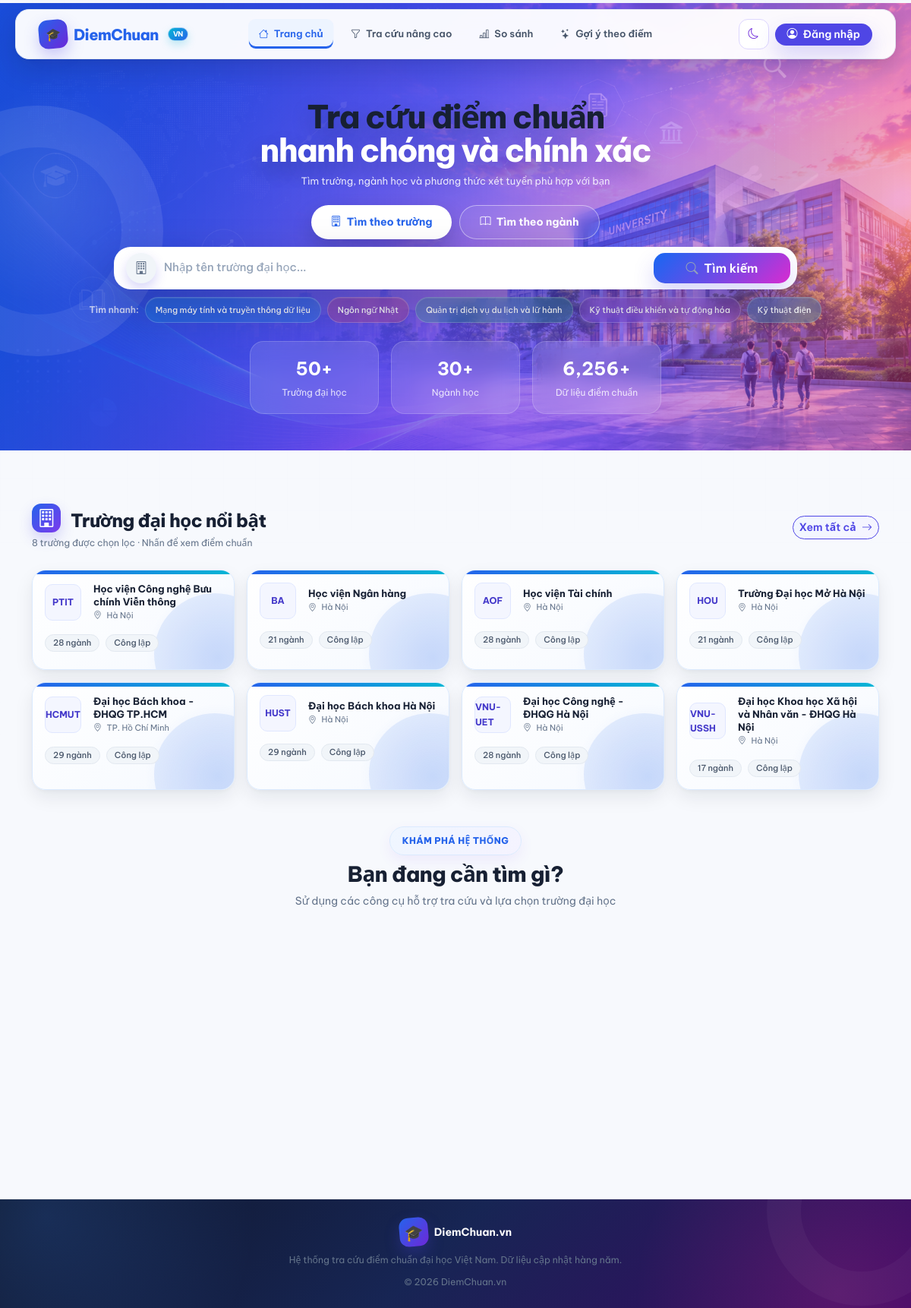
The page / on the database its author committed.
### tables this page shows
CREATE TABLE `majors` (
  `major_id` int(11) NOT NULL,
  `major_name` varchar(255) NOT NULL,
  `major_code` varchar(50) DEFAULT NULL
);

CREATE TABLE `universities` (
  `university_id` int(11) NOT NULL,
  `university_name` varchar(255) NOT NULL,
  `university_code` varchar(50) DEFAULT NULL,
  `province` varchar(100) DEFAULT NULL,
  `address` varchar(255) DEFAULT NULL,
  `website` varchar(255) DEFAULT NULL,
  `description` text DEFAULT NULL,
  `school_type` varchar(50) DEFAULT NULL,
  `is_featured` tinyint(1) DEFAULT 0,
  `logo` varchar(255) DEFAULT NULL
);

### index.php (the view, shortened to what the rows shown need)
<?php
require_once 'includes/header.php';
$db      = getDB();
$q       = trim($_GET['q'] ?? '');
$mid     = (int)($_GET['major'] ?? 0);
$method  = trim($_GET['method'] ?? '');
$year = (int)($_GET['year'] ?? 0);
$tab     = isset($_GET['major']) ? 'major' : 'uni';
$showAll = ($_GET['show_all'] ?? '') === '1';
$isHome  = $q === '' && $mid === 0;
$methods = [
    'THPT' => [
        'label' => 'Thi THPT',
        'color' => 'primary'
    ],
    'HocBa' => [
        'label' => 'Học bạ',
        'color' => 'success'
    ],
    'TongHop' => [
        'label' => 'Tổng hợp',
        'color' => 'warning'
    ],
    'DGNL' => [
        'label' => 'Đánh giá NL',
        'color' => 'info'
    ]
];
$popularMajors = $db->query("
    SELECT
        m.major_id,
        m.major_name,
        COUNT(s.score_id) AS total_scores
    FROM majors m
    LEFT JOIN admission_scores s
        ON m.major_id = s.major_id
    GROUP BY m.major_id, m.major_name
    ORDER BY total_scores DESC, m.major_name ASC
    LIMIT 5
")->fetchAll();
$majorResults = [];
$majorName    = '';
$featuredUnis   = [];
if ($isHome) {
    $featuredFilter = $showAll ? '' : 'WHERE u.is_featured = 1';
$featuredLimit = $showAll ? '' : 'LIMIT 8';
        $featuredUnis = $db->query("
            SELECT
                u.university_id,
                u.university_name,
                u.university_code,
                u.province,
                u.school_type,
                COUNT(DISTINCT s.major_id) AS mcnt
            FROM universities u
            LEFT JOIN admission_scores s
                ON u.university_id = s.university_id
            $featuredFilter
            GROUP BY
                u.university_id,
                u.university_name,
                u.university_code,
                u.province,
                u.school_type
            ORDER BY u.university_name ASC
            $featuredLimit
        ")->fetchAll();
}
function uni_code_box($code, $name, $length = 4)
{
    $code = trim((string)$code);
    return $code !== ''
        ? $code
        : mb_substr(trim((string)$name), 0, $length, 'UTF-8');
}
function render_uni_card(array $university)
{
    ?>
    <div class="col-6 col-md-4 col-lg-3">
        <a
            href="<?= url('university.php?id=' . $university['university_id']) ?>"
            class="uni-card h-100 text-decoration-none"
        >
            <div class="d-flex align-items-center gap-3 mb-3">
                <div
                    class="uni-logo flex-shrink-0 d-flex align-items-center justify-content-center"
                    style="width:48px;height:48px;font-size:12px;font-weight:700"
                >
                    <?= e(uni_code_box(
                        $university['university_code'] ?? '',
                        $university['university_name'] ?? '',
                        4
                    )) ?>
                </div>
                <div class="overflow-hidden">
                    <div
                        class="fw-bold text-dark"
                        style="font-size:13px;line-height:1.3"
                    >
                        <?= e($university['university_name']) ?>
                    </div>
                    <div class="text-muted" style="font-size:11px">
                        <i class="bi bi-geo-alt me-1"></i>
                        <?= e($university['province']) ?>
                    </div>
                </div>
            </div>
            <div class="d-flex gap-2 flex-wrap">
                <span class="chip">
                    <?= (int)$university['mcnt'] ?> ngành
                </span>
                <span class="chip">
                    <?= e($university['school_type']) ?>
                </span>
            </div>
        </a>
    </div>
    <?php
}
?>
<section class="hero home-hero">
    <div class="container position-relative">
        <div class="text-center">
            <h1 class="hero-title mt-3">
                Tra cứu điểm chuẩn<br>
                <span class="home-gradient-text">
                    nhanh chóng và chính xác
                </span>
            </h1>
            <?php if (!empty($popularMajors)): ?>
                <div class="popular-searches">
                    <span class="popular-searches-label">Tìm nhanh:</span>
                    <?php foreach ($popularMajors as $major): ?>
                        <button
                            type="button"
                            class="popular-search-btn"
                            data-major-id="<?= (int)$major['major_id'] ?>"
                        >
                            <?= e($major['major_name']) ?>
                        </button>
                    <?php endforeach; ?>
                </div>
            <?php endif; ?>
        </div>
    </div>
</section>
<div class="container py-5">
    <?php if ($mid > 0 && $majorName !== ''): ?>
        <div class="d-flex justify-content-between align-items-center mb-4">
            <div>
                <h4 class="fw-bold mb-1">
                    <i class="bi bi-book me-2 text-primary"></i>
                    Điểm chuẩn ngành
                    <span class="text-primary"><?= e($majorName) ?></span>
                </h4>
                <p class="text-muted small mb-0">
                    <?= count($majorResults) ?> kết quả
                    <?php if (!empty($majorResults)): ?>
                        · Dữ liệu năm <?= e($majorResults[0]['year']) ?><?= $year > 0 ? '' : ' mới nhất' ?>
                    <?php endif; ?>
                    <?php if ($method !== ''): ?>
                        · Phương thức:
                        <span class="text-primary">
                            <?= e($methods[$method]['label'] ?? $method) ?>
                        </span>
                    <?php endif; ?>
                </p>
            </div>
            <a href="<?= url('index.php') ?>" class="btn btn-outline-secondary btn-sm">
                <i class="bi bi-x me-1"></i>
                Xóa tìm kiếm
            </a>
        </div>
        <?php if (empty($majorResults)): ?>
            <div class="empty-state text-center py-5">
                <div class="empty-state-icon">
                    <i class="bi bi-inbox"></i>
                </div>
                <h5 class="mt-3">Chưa có dữ liệu ngành này</h5>
                <a
                    href="<?= url('index.php') ?>"
                    class="btn btn-outline-primary btn-sm mt-2"
                >
                    Quay lại
                </a>
            </div>
        <?php else: ?>
            <div class="card">
                <div class="table-responsive">
                    <table class="table table-hover mb-0 align-middle">
                        <thead>
                            <tr>
                                <th>#</th>
                                <th>Trường đại học</th>
                                <th>Tỉnh/TP</th>
                                <th>Loại trường</th>
                                <th>Tổ hợp</th>
                                <th>Phương thức</th>
                                <th>Điểm chuẩn</th>
                                <th></th>
                            </tr>
                        </thead>
                        <tbody>
                            <?php foreach ($majorResults as $index => $row): ?>
                                <?php
                                $scoreClass = $row['score'] >= 27
                                    ? 'sb-hi'
                                    : ($row['score'] >= 23 ? 'sb-mid' : 'sb-lo');
                                $methodItem  = $methods[$row['method']] ?? null;
                                $methodColor = $methodItem['color'] ?? 'secondary';
                                $methodLabel = $methodItem['label'] ?? $row['method'];
                                ?>
                                <tr>
                                    <td class="text-muted small">
                                        <?= $index + 1 ?>
                                    </td>
                                    <td>
                                        <div class="d-flex align-items-center gap-2">
                                            <div
                                                class="uni-logo flex-shrink-0 d-flex align-items-center justify-content-center"
                                                style="width:36px;height:36px;font-size:10px;font-weight:700"
                                            >
                                                <?= e(uni_code_box(
                                                    $row['university_code'] ?? '',
                                                    $row['university_name'] ?? '',
                                                    3
                                                )) ?>
                                            </div>
                                            <div class="fw-semibold small">
                                                <?= e($row['university_name']) ?>
                                            </div>
                                        </div>
                                    </td>
                                    <td class="text-muted small">
                                        <?= e($row['province']) ?>
                                    </td>
                                    <td>
                                        <span class="chip">
                                            <?= e($row['school_type']) ?>
                                        </span>
                                    </td>
                                    <td>
                                        <span class="chip">
                                            <?= !empty($row['combination']) ? e($row['combination']) : '—' ?>
                                        </span>
                                    </td>
                                    <td>
                                        <span
                                            class="badge text-bg-<?= e($methodColor) ?> fw-normal"
                                            style="font-size:10px;border-radius:20px"
                                        >
                                            <?= e($methodLabel) ?>
                                        </span>
                                    </td>
                                    <td>
                                        <span class="score-badge <?= e($scoreClass) ?> fw-bold">
                                            <?= number_format((float)$row['score'], 2) ?>
                                        </span>
                                    </td>
                                    <td>
                                        <a
                                            href="<?= url('university.php?id=' . $row['university_id']) ?>"
                                            class="btn btn-sm btn-outline-primary py-0 px-2"
                                        >
                                            Chi tiết
                                        </a>
                                    </td>
                                </tr>
                            <?php endforeach; ?>
                        </tbody>
                    </table>
                </div>
            </div>
        <?php endif; ?>
    <?php else: ?>
        <div
            id="featured-universities"
            class="<?= $tab === 'major' ? 'd-none' : '' ?>"
        >
            <div class="row g-3">
                <?php foreach ($featuredUnis as $university): ?>
                    <?php render_uni_card($university); ?>
                <?php endforeach; ?>
            </div>
        </div>
    <?php endif; ?>
</div>
<?php require_once 'includes/footer.php'; ?>

### rows shown on the page
majors: major_name "Mạng máy tính và truyền thông dữ liệu"
majors: major_name "Ngôn ngữ Nhật"
majors: major_name "Quản trị dịch vụ du lịch và lữ hành"
majors: major_name "Kỹ thuật điều khiển và tự động hóa"
majors: major_name "Kỹ thuật điện"
universities: university_code "PTIT", university_name "Học viện Công nghệ Bưu chính Viễn thông", province "Hà Nội", mcnt "28", school_type "Công lập"
universities: university_code "BA", university_name "Học viện Ngân hàng", province "Hà Nội", mcnt "21", school_type "Công lập"
universities: university_code "AOF", university_name "Học viện Tài chính", province "Hà Nội", mcnt "28", school_type "Công lập"
universities: university_code "HOU", university_name "Trường Đại học Mở Hà Nội", province "Hà Nội", mcnt "21", school_type "Công lập"
universities: university_code "HCMUT", university_name "Đại học Bách khoa - ĐHQG TP.HCM", province "TP. Hồ Chí Minh", mcnt "29", school_type "Công lập"
universities: university_code "HUST", university_name "Đại học Bách khoa Hà Nội", province "Hà Nội", mcnt "29", school_type "Công lập"
universities: university_code "VNU-UET", university_name "Đại học Công nghệ - ĐHQG Hà Nội", province "Hà Nội", mcnt "28", school_type "Công lập"
universities: university_code "VNU-USSH", university_name "Đại học Khoa học Xã hội và Nhân văn - ĐHQG Hà Nội", province "Hà Nội", mcnt "17", school_type "Công lập"

### other values the page prints
$label "Trang chủ"
$label "Tra cứu nâng cao"
$label "So sánh"
$label "Gợi ý theo điểm"
$item['value'] "50"
$item['label'] "Trường đại học"
$item['value'] "30"
$item['label'] "Ngành học"
$item['value'] "6,256"
$item['label'] "Dữ liệu điểm chuẩn"
count($featuredUnis) "8"
